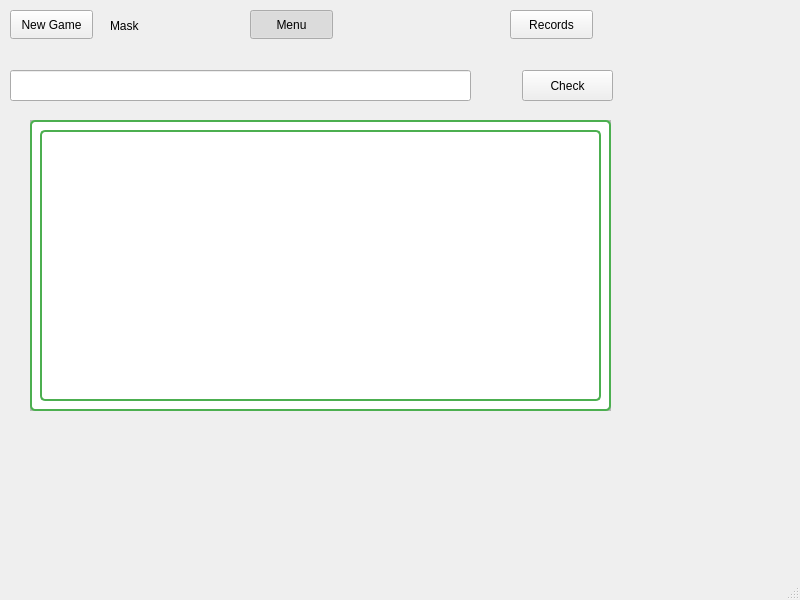
<?xml version="1.0" encoding="UTF-8"?>
<ui version="4.0">
 <class>MainWindow</class>
 <widget class="QMainWindow" name="MainWindow">
  <property name="geometry">
   <rect>
    <x>0</x>
    <y>0</y>
    <width>800</width>
    <height>600</height>
   </rect>
  </property>
  <property name="windowTitle">
   <string>MainWindow</string>
  </property>
  <widget class="QWidget" name="centralwidget">
   <widget class="QPushButton" name="newGameButton">
    <property name="geometry">
     <rect>
      <x>10</x>
      <y>10</y>
      <width>83</width>
      <height>29</height>
     </rect>
    </property>
    <property name="text">
     <string>New Game</string>
    </property>
   </widget>
   <widget class="QPushButton" name="submitGuessButton">
    <property name="geometry">
     <rect>
      <x>522</x>
      <y>70</y>
      <width>91</width>
      <height>31</height>
     </rect>
    </property>
    <property name="text">
     <string>Check</string>
    </property>
   </widget>
   <widget class="QLineEdit" name="guessInput">
    <property name="geometry">
     <rect>
      <x>10</x>
      <y>70</y>
      <width>461</width>
      <height>31</height>
     </rect>
    </property>
   </widget>
   <widget class="QTextEdit" name="logTextEdit">
    <property name="geometry">
     <rect>
      <x>30</x>
      <y>120</y>
      <width>581</width>
      <height>291</height>
     </rect>
    </property>
   </widget>
   <widget class="QLabel" name="maskLabel">
    <property name="geometry">
     <rect>
      <x>110</x>
      <y>10</y>
      <width>51</width>
      <height>31</height>
     </rect>
    </property>
    <property name="text">
     <string>Mask</string>
    </property>
   </widget>
   <widget class="QPushButton" name="menuGameButton">
    <property name="geometry">
     <rect>
      <x>250</x>
      <y>10</y>
      <width>83</width>
      <height>29</height>
     </rect>
    </property>
    <property name="text">
     <string>Menu</string>
    </property>
    <property name="checkable">
     <bool>true</bool>
    </property>
    <property name="checked">
     <bool>true</bool>
    </property>
   </widget>
   <widget class="QPushButton" name="menuRecordsButton">
    <property name="geometry">
     <rect>
      <x>510</x>
      <y>10</y>
      <width>83</width>
      <height>29</height>
     </rect>
    </property>
    <property name="text">
     <string>Records</string>
    </property>
    <property name="checkable">
     <bool>true</bool>
    </property>
    <property name="checked">
     <bool>false</bool>
    </property>
   </widget>
   <widget class="QStackedWidget" name="stackedWidget">
    <property name="geometry">
     <rect>
      <x>630</x>
      <y>220</y>
      <width>120</width>
      <height>80</height>
     </rect>
    </property>
    <widget class="QWidget" name="page"/>
    <widget class="QWidget" name="page_2"/>
   </widget>
   <widget class="QWidget" name="recordsWidget" native="true">
    <property name="geometry">
     <rect>
      <x>30</x>
      <y>120</y>
      <width>581</width>
      <height>291</height>
     </rect>
    </property>
    <property name="styleSheet">
     <string notr="true">background-color: white;
border: 2px solid #4CAF50;
border-radius: 5px;
padding: 10px;</string>
    </property>
    <widget class="QListWidget" name="recordList">
     <property name="geometry">
      <rect>
       <x>10</x>
       <y>10</y>
       <width>561</width>
       <height>271</height>
      </rect>
     </property>
     <property name="alternatingRowColors">
      <bool>true</bool>
     </property>
    </widget>
   </widget>
  </widget>
  <widget class="QMenuBar" name="menubar">
   <property name="geometry">
    <rect>
     <x>0</x>
     <y>0</y>
     <width>800</width>
     <height>21</height>
    </rect>
   </property>
  </widget>
  <widget class="QStatusBar" name="statusbar"/>
 </widget>
 <resources/>
 <connections/>
</ui>
